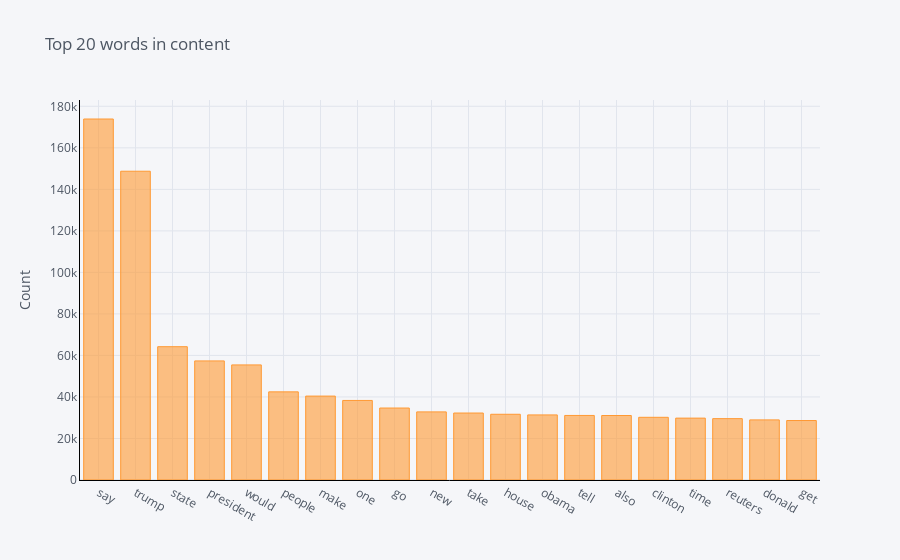

Notebook source saved alongside this figure:
### Markdown cell above
N-gram Analysis

### Code cell
#Function to get top n words
def get_top_n_words(corpus, n=None):
    vec = CountVectorizer().fit(corpus)
    bag_of_words = vec.transform(corpus)
    sum_words = bag_of_words.sum(axis=0) 
    words_freq = [(word, sum_words[0, idx]) for word, idx in vec.vocabulary_.items()]
    words_freq =sorted(words_freq, key = lambda x: x[1], reverse=True)
    return words_freq[:n]

#Calling function and return only top 20 words
common_words = get_top_n_words(df['content'], 20)

#Printing the word and frequency
for word, freq in common_words:
    print(word, freq)

#Creating the dataframe of word and frequency
df1 = pd.DataFrame(common_words, columns = ['content' , 'count'])

#Group by words and plot the sum
df1.groupby('content').sum()['count'].sort_values(ascending=False).iplot(
    kind='bar', yTitle='Count', linecolor='black', title='Top 20 words in content')

### Figure 1 — Plotly figure (JSON) as saved in the notebook; plotly's stock layout.template omitted (floating-point values rounded to 4 significant figures)
{"data": [{"name": "count", "text": "", "y": [173885, 148730, 64214, 57363, 55437, 42453, 40421, 38319, 34672, 32814, 32257, 31659, 31346, 31092, 31065, 30200, 29806, 29554, 28952, 28646], "marker": {"color": "rgba(255, 153, 51, 0.6)", "line": {"color": "rgba(255, 153, 51, 1.0)", "width": 1}}, "x": ["say", "trump", "state", "president", "would", "people", "make", "one", "go", "new", "take", "house", "obama", "tell", "also", "clinton", "time", "reuters", "donald", "get"], "type": "bar", "orientation": "v"}], "layout": {"title": {"text": "Top 20 words in content", "font": {"color": "#4D5663"}}, "paper_bgcolor": "#F5F6F9", "plot_bgcolor": "#F5F6F9", "yaxis": {"tickfont": {"color": "#4D5663"}, "title": {"text": "Count", "font": {"color": "#4D5663"}}, "showgrid": true, "zerolinecolor": "#E1E5ED", "gridcolor": "#E1E5ED", "linecolor": "black"}, "xaxis": {"tickfont": {"color": "#4D5663"}, "title": {"text": "", "font": {"color": "#4D5663"}}, "showgrid": true, "zerolinecolor": "#E1E5ED", "gridcolor": "#E1E5ED", "linecolor": "black"}, "legend": {"bgcolor": "#F5F6F9", "font": {"color": "#4D5663"}}}}
